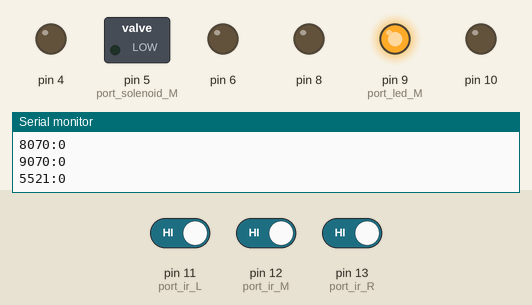
The sketch below on a simulated Arduino Uno, built with avr-gcc and run on an emulated ATmega328P. Parts: switched loads named in the sketch (green lamp = pin HIGH), output pins drawn as LEDs (lit = HIGH), the last lines printed to the serial monitor. The test bench sets the inputs (shaded band); at power-on: pin 12 (port_ir_M) HIGH, pin 11 (port_ir_L) HIGH, pin 13 (port_ir_R) HIGH. Random numbers use the default seed unless the sketch sets one.

Above: at 1.2 s.
1.3 s: pin 12 (port_ir_M) driven LOW
At 1.31 s:
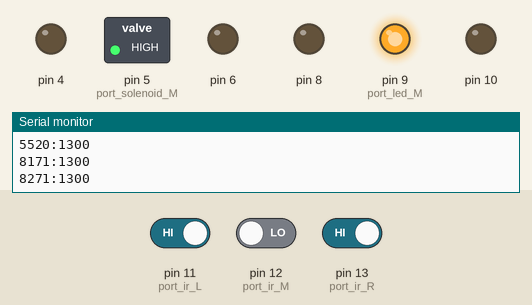
At 4.7 s:
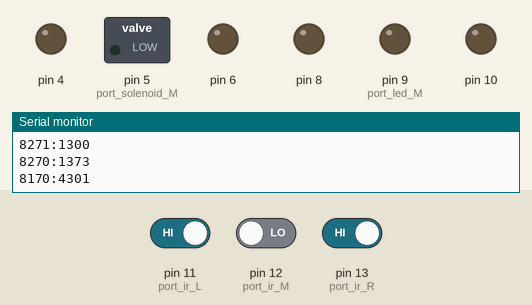
Timing chart, 0 to 56.8 s (numbered marks = the images above; inputs shaded):
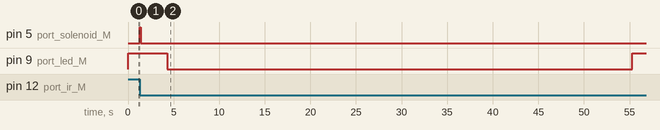

Measured:
- after the input at 1.3 s, pin 5 (port_solenoid_M): LOW → HIGH at once, → LOW 0.07 s later; pin 9 (port_led_M): HIGH → LOW after 3.0 s, → HIGH 51.0 s later

The sketch:

G5_P1.ino
```cpp
/*--------------------------------------------------------++
||                          NEW_P1                        ||
++--------------------------------------------------------*/


/*
 *
 * PARADIGM:
 *
 * DESCRIPTION: Refer to Logic Flow Diagram for more detailed information
 *
 *              1.
 *              2.
 *              3.
 *              4.
 *              5.
 *              6.
 *              7.
 *
 *
 * KEY CHARACTERISTICS:
 *
 *
 *
 *
 * PUSH BUTTON BEHAVIOR: single short push toggles solenoid valve operation
 *                       push and hold (for 2s) toggles LED operation
 *
 * EVENT CODE STATUS: Compatible
 *
 * EDIT HISTORY:
 *
 *
 *
 * COPYRIGHT: JHL/ Nautiyal Lab
 *            + Open Source Arduino Forum
 *
 *
 *  ## CHANGED IN G5 (group 5)
 * NOTES::: automatically subtracts one from the final count for relevant windows!! (ex: incorrect pokes before trial initiation and etc.)
 * (CODE: xx29)
 *
 *
 *
 */


#include "globals_main.h"
#include "globals_button.h"
#include "globals_time.h"
#include "random_generator.h"
#include "IR.h"
#include "begin_trial.h"
#include "push_button.h"
#include "m_port_operate.h"

String paradigm = "G5_P1_vF";

// * * * * * * * * * * * S E T U P * * * * * * * * * * * * * * *

void setup(){

    // randomize the start of the random generator
    randomSeed(analogRead(0));

    pinMode (button_pin, INPUT);

    // solenoids initialization
    for (byte i = 4; i <=6; i++) { pinMode(i, OUTPUT);}

    // LED initialization
    for (byte i = 8; i <=10; i++) { pinMode(i, OUTPUT);}

    // IRs initialization
    for (byte i = 11; i <=13; i++) { pinMode(i, INPUT);}
    // pinMode (9, INPUT);  // modified pin #s
    // pinMode (11, INPUT); // modified pin #s
    // pinMode (13, INPUT); // modified pin #s


    Serial.begin(115200);
    Serial.print("Paradigm: ");
    Serial.println(paradigm);

    // initialize initiate_trial_window to true to start program
    initiate_new_trial = true;

    // initiate random_idx to pick the first idx for Inter-Trial Interval
    random_idx = random_iti();

    // Serial.print("idx: ");
    // Serial.println(random_idx);
    // Serial.println(iti_interval[random_idx]);
}

// * * * * * * * * * * * S E T U P * * * * * * * * * * * * * * *

// * * * * * * * * * * * L O O P * * * * * * * * * * * * * * * *

void loop() {

    // activate_button();
    record_IR();
    begin_new_trial();

    // Once begin_new_trial finishes running, should be right HERE!
    // Next Step is to pick the activation port!!!

    // NEED TO RESET current_port AT ONE POINT IN CODE,
    // SO THAT below if statements don't get evaluated!!!
    // (otherwise, current_port will always be either 1 or 2 --> leading to unexpected results!)

    if (current_port == 55) {
      // delay(1);
      activate_middle_port();
      }

}

// * * * * * * * * * * * L O O P * * * * * * * * * * * * * * * *
```

IR.h
```cpp
/*--------------------------------------------------------++
||                      Record IR                         ||
++--------------------------------------------------------*/


void record_IR() {

  static unsigned long Poke_On_Time_L = 0;
  static unsigned long Poke_Off_Time_L = 0;

  static unsigned long Poke_On_Time_M = 0;
  static unsigned long Poke_Off_Time_M = 0;

  static unsigned long trial_window_end_time = 0;

  static unsigned long Poke_On_Time_R = 0;
  static unsigned long Poke_Off_Time_R = 0;

  byte read_gate_L = digitalRead(port_ir_L);
  byte read_gate_M = digitalRead(port_ir_M);
  byte read_gate_R = digitalRead(port_ir_R);

  if (read_gate_L != ir_previous_state_L) {
    // low means IR has been broken
    if (read_gate_L == LOW) {
      Poke_On_Time_L = millis();

      Serial.print(F("7071:"));
      Serial.println(Poke_On_Time_L);
      poke_in_L = true;
      left_port_counter += 1;        // left port counter
    }
    if (read_gate_L == HIGH){
      Poke_Off_Time_L = millis();

      Serial.print(F("7070:"));
      Serial.println(Poke_Off_Time_L);
      poke_in_L = false;
    }
  }

  ir_previous_state_L = read_gate_L;

  if (read_gate_M != ir_previous_state_M) {
    if (read_gate_M == LOW) {
      Poke_On_Time_M = millis();

      Serial.print(F("8071:"));
      Serial.println(Poke_On_Time_M);
      poke_in_M = true;
      mid_port_counter += 1;       // mid port counter

      if (trial_window){

        // Prints Out number of invalid pokes made during pre-trial phase (when 3 lights are ON)
        // (number of pokes in left/right ports before initiation in the middle port)
        // (# of mid port is always going to be 1 (ONE))
        //    --> since trial need to be initiated to print out below statements


        // CHANGED HERE (2/14/20) --> automatically subtract one from mid_port_counter to account for poke to receive reward

        // # of poke counts during trial window (before VALID trial window)
        Serial.print(F("7529::"));   // 75xx
        Serial.println(left_port_counter);
        Serial.print(F("8529::"));    // 85xx
        Serial.println(mid_port_counter - 1);
        Serial.print(F("9529::"));  // 95xx
        Serial.println(right_port_counter);

        left_port_counter = 0;
        mid_port_counter = 0;
        right_port_counter = 0;

        trial_window = false;   // end of trial window
        reward_window = true; // start of valid trial

        // Originally from "begin_trial.h"
        // Nominally turns light off (bc its going to get turned on anyways)
        led_state_M = LOW;  digitalWrite(port_led_M, led_state_M);

        trial_window_end_time = millis();
        Serial.print(F("5520:"));
        Serial.println(trial_window_end_time);

        // random_port WILL ALWAYS RETURN 55 (code for middle port)
        get_random_port = true;
        current_port = random_port();

        }
      }

    if (read_gate_M == HIGH){
      Poke_Off_Time_M = millis();

      Serial.print(F("8070:"));
      Serial.println(Poke_Off_Time_M);
      poke_in_M = false;

    }

    // 11-11-19 UPDATE; TRIAL WINDOW IS NOW A WINDOW with alternating on/off cycles
    // thus must be reactive to both on--> off and off--> on cases
    // If mouse pokes in the MIDDLE port during the trial window period, activate VALID TRIAL


  }

  ir_previous_state_M = read_gate_M;


if (read_gate_R != ir_previous_state_R) {
  if (read_gate_R == LOW) {
    Poke_On_Time_R = millis();

    Serial.print(F("9071:"));
    Serial.println(Poke_On_Time_R);
    poke_in_R = true;
    right_port_counter += 1;        // right port counter
  }
  if (read_gate_R == HIGH){
    Poke_Off_Time_R = millis();

    Serial.print(F("9070:"));
    Serial.println(Poke_Off_Time_R);
    poke_in_R = false;

  }
}

ir_previous_state_R = read_gate_R;

}
```

begin_trial.h
```cpp
/*--------------------------------------------------------++
||                     Begin New Trial                    ||
++--------------------------------------------------------*/

void begin_new_trial() {

  static unsigned long trial_window_start_time = 0;
  static unsigned long trial_window_end_time = 0;

  static unsigned long iti_window_start_time = 0;
  static unsigned long iti_window_end_time = 0;

  static unsigned long previous_m_LED_millis=0;

  // Initiate New Trial is toggled on AFTER iti duration expires (from l/R port operate.h)

  // Initiate New Trial (Parent IF)
  if (initiate_new_trial){

      // transition_to_reward = false;  // so that solenoid doesnt'get activated

    // Trial Window hasn't started yet - If all lights are turned OFF, TURN ON Middle light
    if ((trial_window == false) && (reward_window == false)){

       // start Trial Window Period
       trial_window = true;

       // * * DON'T USE for loops for toggling components - always use STATES!! * *
       // for (byte i = 8; i <=10; i++) { digitalWrite(i, HIGH);}

       // Turn ON Middle LED
       led_state_M = HIGH;  digitalWrite(port_led_M, led_state_M);

       trial_window_start_time = millis();
       Serial.print(F("5521:"));
       Serial.println(trial_window_start_time);

       }


    // Poke in Middle Port(IR.h) initiates Valid Trial:

    // If mouse pokes in MIDDLE port and initiates trial, --> LED turns off!! (all three should turn off!)
    // Also when delay window didn't start
    // (MOUSE CAN POKE REGARDLESS OF BLINK CYCLE - either ON or OFF cycle!) --> goverened by the STATE!

    // (Valid trial window toggles TRUE if poke in middle port (see IR.h))
    // POKE in middle -->  Valid Trial Window

  }
}
```

globals_button.h
```cpp
/*--------------------------------------------------------++
||               Global Variables - Push Button           ||
++--------------------------------------------------------*/


// * Push Button Variables *
byte button_pin = 2;
int prev_button_state = LOW;

int buttonVal = 0; // value read from button
int buttonLast = 0; // buffered value of the button's previous state

boolean hold_button = false; // whether to activate the "hold" function of button

// Button Time Components
unsigned long debounce_time = 10;  // 10 milliseconds
unsigned long button_press_time;  // when the button_ last changed state
const int holdTime = 2000; // ms hold period: how long to wait for press+hold event

long btnDnTime; // time the button was pressed down
long btnUpTime; // time the button was released
```

globals_main.h
```cpp
/*--------------------------------------------------------++
||                 Global Variables - MAIN                ||
++--------------------------------------------------------*/

// 1. BOOLEAN VARIABLES ARE GLOBAL!
// 2. TIMER VARIABLES ARE LOCAL!

// * * Booleans for Trial Initiated Reward Paradigm

// boolean to initiate new trial
boolean initiate_new_trial;

// booleans for windows (different states)
boolean trial_window;
boolean reward_window;
boolean reward_cue_window;

boolean start_iti_window;


// separate the following windows (into L/R) because they are independent(?) events
// I don't know why, but I feel like I have to separate them into two!

boolean trial_and_hold_window_L;
boolean hold_window_L;
boolean trial_and_hold_window_R;
boolean hold_window_R;

// this boolean indicates when is a VALID event for transitioning to reward dispensal
boolean transition_to_reward;


// counters / type ints
int reward_type = 0;


// Port Counters - Necessary in every paradigm without void window (Implemented in IR.h)
// Used to determine IF a particular poke is the FIRST poke or not
// Generally used in situations to trigger an event after SECOND relevant poke

int left_port_counter = 0;
int mid_port_counter = 0;
int right_port_counter = 0;


// * * * * * * * * * * * * * * * * * * * * * * * * * * * * * * * * * * * * * * * * * * * * * * * * * * *

// * * * * * Solenoid Variables * * * * *

// Pin Numbers
byte port_solenoid_L = 4;
byte port_solenoid_M = 5;
byte port_solenoid_R = 6;

// Solenoid States
int sol_state_L = LOW;
int sol_state_M = LOW;
int sol_state_R = LOW;

// * * * * * * * * * * * * * * * * * * * * * * * * * * * * * * * * * * * * * * * * * * * * * * * * * * *

// * * * * * LED Variables * * * * *

// Pin Numbers
byte port_led_L =  8;// the number of the LED pin
byte port_led_M =  9;// the number of the LED pin
byte port_led_R =  10;// the number of the LED pin

// LED States
int led_state_L = LOW;           // ledState used to set the LED
int led_state_M = LOW;
int led_state_R = LOW;

// * * * * * * * * * * * * * * * * * * * * * * * * * * * * * * * * * * * * * * * * * * * * * * * * * * *

// * * * * * IR Variables * * * * *

// Pin Numbers
byte port_ir_L = 11;
byte port_ir_M = 12;
byte port_ir_R = 13;

// IR States
boolean ir_previous_state_L;
boolean ir_previous_state_M;
boolean ir_previous_state_R;

// boolean to see if IR was broken:
boolean poke_in_L = false;
boolean poke_in_M = false;
boolean poke_in_R = false;

// * * * * * * * * * * * * * * * * * * * * * * * * * * * * * * * * * * * * * * * * * * * * * * * * * * *

boolean get_random_iti = true;
int random_idx = 0;
boolean get_random_port = true;
int current_port = 0;
int prev_port = 0;

// * * * * * NOT USED * * * * *

// Boolean States
//boolean led_switched_off_L = false;
//boolean led_switched_off_M = false;
//boolean led_switched_off_R = false;
//
boolean solenoid_active_L = false;
boolean solenoid_active_M = false;
boolean solenoid_active_R = false;

//int run_Type_L;
//int run_Type_M;
//int run_Type_R;
//
//boolean reset_ITI_L;
//boolean reset_ITI_M;
//boolean reset_ITI_R;

// * * * * * NOT USED * * * * *
//
//
//boolean deliver_reward_L = false;
//boolean deliver_reward_M = false;
//boolean deliver_reward_R = false;


// * * * * * NOT USED * * * * *


// // // // // // // // // // // // // // // // // // // // // // //
//                        07/10/19 Update
// Keep 'valid_input' booleans as global!!
// Setting them up in local scope causes solenoid on if loop to evaluate continuously (idk why...)
// --> and print out solenoid code continuously

// boolean valid_input_L = true;
// boolean valid_input_M = true;
// boolean valid_input_R = true;
//
// // // // // // // // // // // // // // // // // // // // // // // //
//
// boolean start_led_ITI_L = false;
// boolean start_led_ITI_M = false;
// boolean start_led_ITI_R = false;
//
// boolean void_window_start_L = false;
// boolean void_window_start_M = false;
// boolean void_window_start_R = false;
```

globals_time.h
```cpp
/*--------------------------------------------------------++
||    Global Variables - Time Related (Duration etc.)     ||
++--------------------------------------------------------*/


//int wait_interval_L[NUM_TIMES] = {12000, 4000, 10000, 9000, 11000};
//int wait_interval_M[NUM_TIMES] = {8000, 8000, 9000, 9000, 11000};
//int wait_interval_R[NUM_TIMES] = {7000, 3000, 3000, 9000, 11000};

#define NUM_TIMES 12
unsigned long iti_interval[NUM_TIMES] = {30000, 32000, 34000, 37000, 40000, 45000, 47000, 50000, 51000, 55000, 57000, 60000};
// unsigned long iti_interval[NUM_TIMES] = {5000, 5000, 5000, 5000, 5000, 5000, 5000, 5000, 5000, 5000, 5000, 5000,};

// TEST ITIs
// unsigned long iti_interval[NUM_TIMES] = {1000, 2000, 3000, 4000, 5000, 6000, 7000, 8000, 9000, 10000, 11000, 12000};

// Durations
//const int led_on_duration = 10000;
//const int void_window = 3000;  // time_window when no response will be valid even if poke occurs

const int solenoid_on_duration = 72;  // solenoid on interval: 72 ms  = 10ul

const int reward_cue_duration = 3000;     // CHANGE LATER


// * * * * * NOT USED * * * * *

// VOID WINDOW VARIABLES
//unsigned long void_window_start_time = 0;
// int poke_off_count_after_reward_L = 0;
// int poke_off_count_after_reward_M = 0;
// int poke_off_count_after_reward_R = 0;
//
// int prev_poke_off_count_L = 0;
// int prev_poke_off_count_M = 0;
// int prev_poke_off_count_R = 0;
```

push_button.h
```cpp
/*--------------------------------------------------------++
||     Push_Button (Click for A, Press and Hold for B     ||
++--------------------------------------------------------*/

// Single click toggles solenoids
// Press and Hold toggles LEDs

// From Jeff's Arduino Blog (Click for A, Press and Hold for B)
// Reference: http://jmsarduino.blogspot.com/2009/05/click-for-press-and-hold-for-b.html

void activate_button() {

  // Read the state of the button
  buttonVal = digitalRead(button_pin);

  // Test for button pressed and store the down time (when button is pressed)
  if (buttonVal == LOW && buttonLast == HIGH && (millis() - btnUpTime) > long(debounce_time)) {
    btnDnTime = millis();
    }

  // Test for button release and store the up time (when button is released)
  // Single Click!
  if (buttonVal == HIGH && buttonLast == LOW && (millis() - btnDnTime) > long(debounce_time)) {
    // boolean needed for press and hold
    if (hold_button == false) {

      // toggles on/off all the solenoids
      for (byte i = 4; i <=6; i++) { digitalWrite(i, !digitalRead(i));}

    }

    else {
      hold_button = false;
      btnUpTime = millis();
    }
  }

  // Test for button held down for longer than the hold time
  // Press and Hold
  if (buttonVal == LOW && (millis() - btnDnTime) > long(holdTime)) {

      // toggles on/off all the LEDs
      for (byte i = 8; i <=10; i++) { digitalWrite(i, !digitalRead(i));}
      hold_button = true;
      btnDnTime = millis();
    }

    buttonLast = buttonVal;

 } // end of activate_button function


// Once button pressed and held, will toggle LED on and off continously,
// since btnDnTime is going to get updated only once when
// "(millis() - btnDnTime) > long(holdTime)" evaluates to True.

// --> btnDnTime won't be updated every cycle because it will not go inside the if clause
// unless the time component evaluates to True, which happens every "holdTime" cycle.


/* Additional Functions Below
 * * * * * * * * * * * * * * * * * * * * * * * * * * * * * * * * * * * * * * *

1. button_push() function turns on solenoid as long as the button is pressed down!!
2. and turns off solenoid when button released
3. (it is NOT toggle)

 * * * * * * * * * * * * * * * * * * * * * * * * * * * * * * * * * * * * * * *


void button_push() {

// see if button_is open or closed
  byte button_State = digitalRead (button_Pin);

  // has it changed since last time?
  if (button_State != old_button_State) {

    // debounce
    if (millis () - button_PressTime >= debounceTime) {

       button_PressTime = millis ();  // time when we close the button

       old_button_State =  button_State;  // remember for next time

       if (button_State == LOW) {

          Serial.println ("button_closed.");
          digitalWrite(port_solenoid_L, HIGH);
          digitalWrite(port_solenoid_M, HIGH);
          digitalWrite(port_solenoid_R, HIGH);

          }  // end if button_State is LOW
       else {

          Serial.println ("button_opened.");
          digitalWrite(port_solenoid_L, LOW);
          digitalWrite(port_solenoid_M, LOW);
          digitalWrite(port_solenoid_R, LOW);

          }  // end if button_State is HIGH

       }  // end if debounce time up

    }  // end of state change

} // end of button_push()

*/
```

Source omitted: m_port_operate.h (4546 bytes), random_generator.h (788 bytes)
